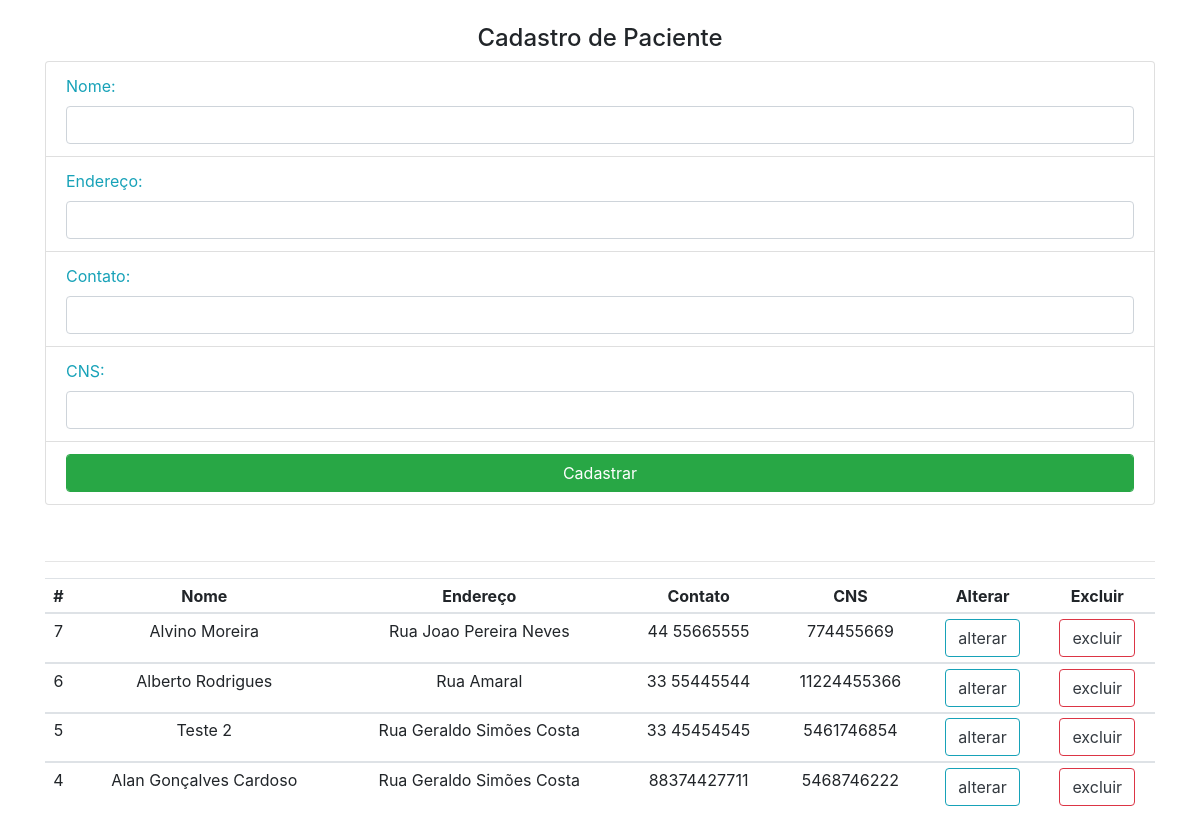
/paciente.php, run on the app's committed database.
### tables this page shows
CREATE TABLE IF NOT EXISTS `paciente` (
  `id` int(11) NOT NULL AUTO_INCREMENT,
  `nome` varchar(50) NOT NULL,
  `endereco` varchar(50) NOT NULL,
  `sus` varchar(50) NOT NULL,
  `contato` varchar(50) NOT NULL,
  PRIMARY KEY (`id`),
  UNIQUE KEY `sus` (`sus`)
);

### paciente.php (the view, shortened to what this page needs)
<?php
include $_SERVER['DOCUMENT_ROOT']."/conexao.php";
include $_SERVER['DOCUMENT_ROOT']."/style.php";
$connect = mysql_connect($servername, $username, $password);
$query = sprintf("SELECT * FROM paciente order by id desc");
$dados = mysql_query($query, $connect) or die(mysql_error());
$row = mysql_fetch_assoc($dados);
$total = mysql_num_rows($dados);
$PHP_SELF = $_SERVER['PHP_SELF'];
?>
<!DOCTYPE html>
<html lang="en">
<head>
<?php
echo $head_style;
?>
</head>
<body>
<br>
<div class="container">
<form method="POST" action="paciente.php">
  <h4 class="text-center">Cadastro de Paciente</h4>
  <ul class="list-group text-info">
  <div class="form-group">
    <li class="list-group-item"><label>Nome:</label><input class="form-control" type="text" name="nome_paciente"></li>
    <li class="list-group-item"><label>Endereço:</label><input class="form-control" type="text" name="endereco"></li>
    <li class="list-group-item"><label>Contato:</label><input class="form-control" type="text" name="contato"></li>
    <li class="list-group-item"><label>CNS:</label><input class="form-control" type="text" name="sus"></li>
    <li class="list-group-item"><input class="form-control btn btn-success" type="submit" value="Cadastrar" id="cadastrar" name="cadastrar"></li>
  </div>
  </ul>
  </form>
  <br>
  <hr>
  <table class="table table-sm text-center">
    <thead>
      <tr>
        <th>#</th>
        <th>Nome</th>
        <th>Endereço</th>
        <th>Contato</th>
        <th>CNS</th>
        <th class="right">Alterar</th>
        <th class="right">Excluir</th>
      </tr>
    </thead>
     <tbody>
  <?php
  if($total > 0) {
    do {
      $id_esp = $row['id'];
      $url_exclir = "$PHP_SELF?excluir=$id_esp";
      $url_alterar = "paciente/alterar.php?alterar=$id_esp";
?>
    <tbody>
      <tr>
        <td ><?php echo $row['id'];?></td>
        <td ><?php echo $row['nome'];?></td>
        <td ><?php echo $row['endereco'];?></td>
        <td ><?php echo $row['contato'];?></td>
        <td ><?php echo $row['sus'];?></td>
        <td ><?echo "<a class='text-dark btn btn-outline-info' href='$url_alterar'>alterar</a>";?></td>
        <td ><?echo "<a class='text-dark btn btn-outline-danger' href='$url_exclir'>excluir</a>";?></td>
      </tr>
    <?php
       }
  while($row = mysql_fetch_assoc($dados));
  }
    ?>
  </tbody>
  </table>
</div>

### data on the page
paciente: id "7", nome "Alvino Moreira", endereco "Rua Joao Pereira Neves", contato "44 55665555", sus "774455669"
paciente: id "6", nome "Alberto Rodrigues", endereco "Rua Amaral", contato "33 55445544", sus "11224455366"
paciente: id "5", nome "Teste 2", endereco "Rua Geraldo Simões Costa", contato "33 45454545", sus "5461746854"
paciente: id "4", nome "Alan Gonçalves Cardoso", endereco "Rua Geraldo Simões Costa", contato "88374427711", sus "5468746222"
